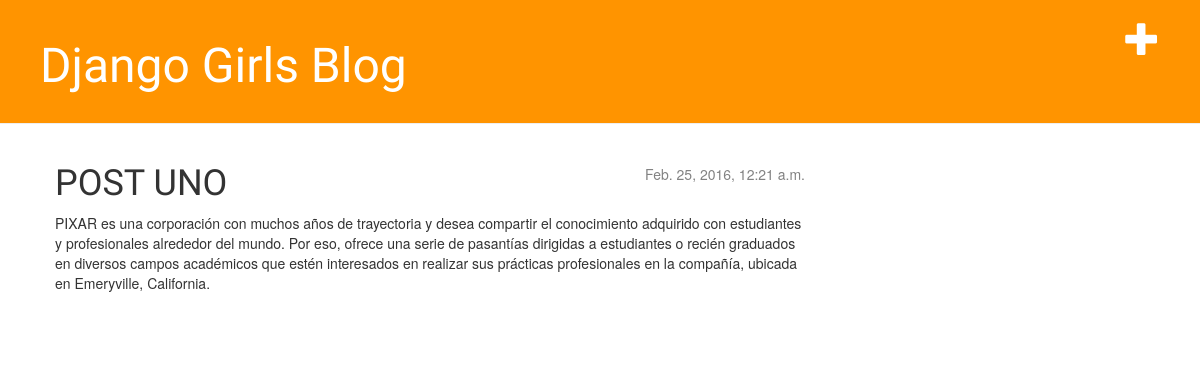
Before: /post/1/ with the older database file.
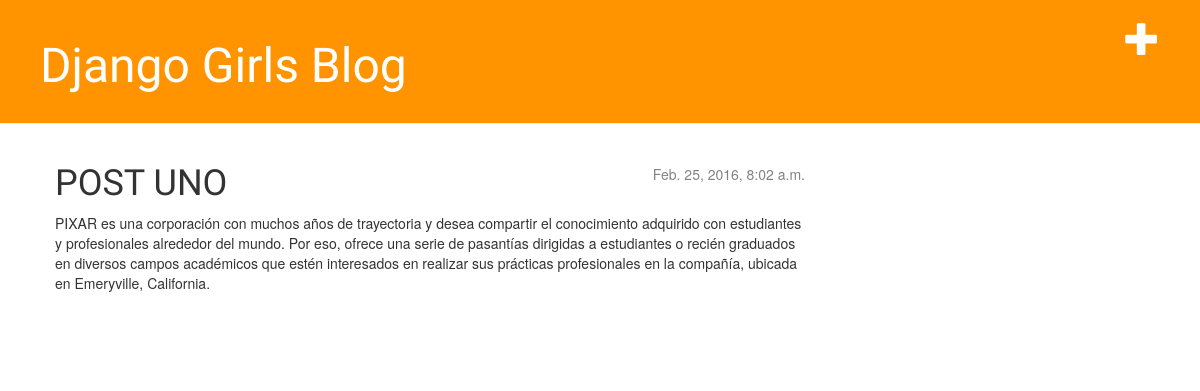
After: the same page with the newer database file.
### blog/models.py (models this page shows, shortened)
class Post(models.Model):
        author = models.ForeignKey('auth.User')
        title = models.CharField(max_length=200)
        text = models.TextField()
        created_date = models.DateTimeField(
                default=timezone.now)
        published_date = models.DateTimeField(
                blank=True, null=True)

### blog/views.py (the view)
# urls.py: url(r'^post/(?P<pk>[0-9]+)/$', views.post_detail),
def post_detail(request, pk):
        post = get_object_or_404(Post, pk=pk)
        return render(request, 'blog/post_detail.html', {'post': post})

### blog/templates/blog/post_detail.html
{% extends 'blog/base.html' %}
{% block content %}
    <div class="post">
        {% if post.published_date %}
            <div class="date">
                {{ post.published_date }}
            </div>
        {% endif %}
        <h1>{{ post.title }}</h1>
        <p>{{ post.text|linebreaks }}</p>
    </div>
{% endblock %}

### blog/templates/blog/base.html (shortened to what this page needs)
{% load staticfiles %}
<html>
  <head>
    <link rel="stylesheet" href="//maxcdn.bootstrapcdn.com/bootstrap/3.2.0/css/bootstrap.min.css">
    <link rel="stylesheet" href="//maxcdn.bootstrapcdn.com/bootstrap/3.2.0/css/bootstrap-theme.min.css">
    <link rel="stylesheet"  href="{% static 'css/blog.css' %}">
  </head>
  <body>
    <div class="page-header">
       <a href="{% url 'blog.views.post_new' %}" class="top-menu"><span class="glyphicon glyphicon-plus"></span></a>
           <h1><a href="/">Django Girls Blog</a></h1>
       </div>
       <div class="content container">
           <div class="row">
               <div class="col-md-8">
               {% block content %}
               {% endblock %}
               </div>
           </div>
       </div>
  </body>
</html>

### blog/static/css/blog.css (style rules this page uses)
h1 a { color: #FCA205; font-family: 'Lobster'; }
.page-header { background-color: #ff9400; margin-top: 0; padding: 20px 20px 20px 40px; }
.page-header h1, .page-header h1 a, .page-header h1 a:visited, .page-header h1 a:active { color: #ffffff; font-size: 36pt; text-decoration: none; }
.content { margin-left: 40px; }
h1, h2, h3, h4 { font-family: 'Lobster', cursive; }
.date { float: right; color: #828282; }
.top-menu, .top-menu:hover, .top-menu:visited { color: #ffffff; float: right; font-size: 26pt; margin-right: 20px; }
.post { margin-bottom: 70px; }

Changed rows visible on the page:
changed Post "POST UNO": published_date "Feb. 25, 2016, 12:21 a.m." → "Feb. 25, 2016, 8:02 a.m."
